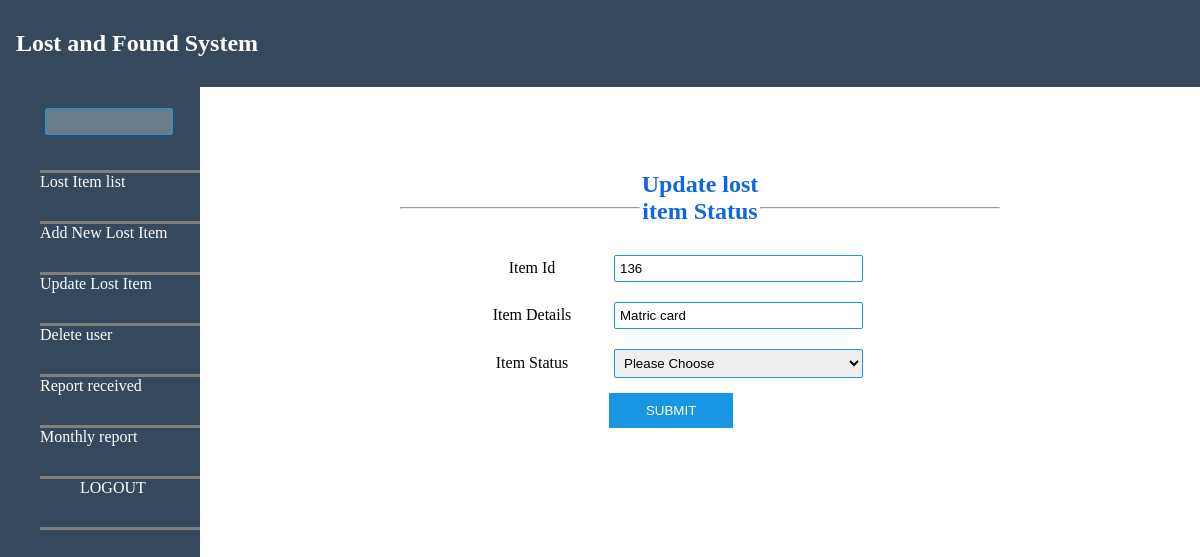
Screenshot of /update.php?item_id=136 with the database file from the repository.
### tables this page shows
CREATE TABLE `lost_item` (
  `item_id` int(10) NOT NULL,
  `item_details` varchar(50) NOT NULL,
  `item_status` text NOT NULL,
  `retrieved_by` varchar(15) NOT NULL,
  `retrieval_date` date NOT NULL,
  `received_date` date NOT NULL,
  `file_path` varchar(255) NOT NULL
);

### update.php (the view, shortened to what this page needs)
<html>
<head>
<link rel="stylesheet" type="text/css" href="styles/style_admin.css">
</head>
<body>
<div class="main">
		<?php include 'menuA.php'; ?>
	</div>
<div class="Mcontent">
	<br><br><br><br>
		<table align="center" border="0" width="50%" cellpadding="0" cellspacing="0">
			<td><hr></td>
				<td width="20%" align="center"><h2><font color="#1168da">Update lost item Status</font></h2></td>
			<td><hr></td>
		</table>
				<?php
				  include ('connection.php');
					$sql = "SELECT * FROM lost_item WHERE item_id ='".$_GET['item_id']."'";
					$result = mysqli_query($conn,$sql);
					$row = mysqli_fetch_array($result);
				?>
				<form action="update1.php?item_id=<?php echo $row['item_id']; ?>"  method="post">
				<table align="center" border="0" width="40%" cellpadding="5" cellspacing="0">
					<tr>
						<td align="center" width="30%"> Item Id </td>
						<td><input class="Minput" type="text" name="item_id" value="<?php echo $row['item_id']; ?> " required></td>
					</tr>
					<tr>
						<td align="center" width="30%"> Item Details </td>
						<td><input class="Minput" type="text" name="item_details" value="<?php echo $row['item_details']; ?> " autofocus required></td>
					</tr>
					<tr>
						<td align="center" width="30%"> Item Status </td>
						<td ><select class="Minput"  name="item_status" value="<?php echo $row['item_status']; ?> "required>
							<option value="-">Please Choose</option>
    						<option value="Pending">Pending</option></td><td>
					</tr>
					<tr>
						<td> </td>
						<td><input class="Lbtn" type="submit" name="submit" value="submit"></td>
					</tr>
				</table>
				</form>
	</div>
<div class="footer">
</div>
</body>
</html>

### styles/style_admin.css (style rules this page uses)
body { margin: 0px; border: 0px; }
.footer { margin-bottom: 1%; padding: 15px; text-align: center; }
.Mcontent { margin left: 16%; margin-top: 1%; margin right:1%; margin-bottom: 5%; }
.Lbtn { background: #1896e2; color: #fff; width: 40%; text-transform: uppercase; border: 0; padding: 10px; margin: 0px; cursor: pointer; }
.Minput { padding: 5px; margin: 5px; border-radius: 2px; width: 80%; border: 1.5px solid #1896e2; }

### rows the page displays
lost_item: item_id "136", item_details "Matric card", item_status "Please Choose"
